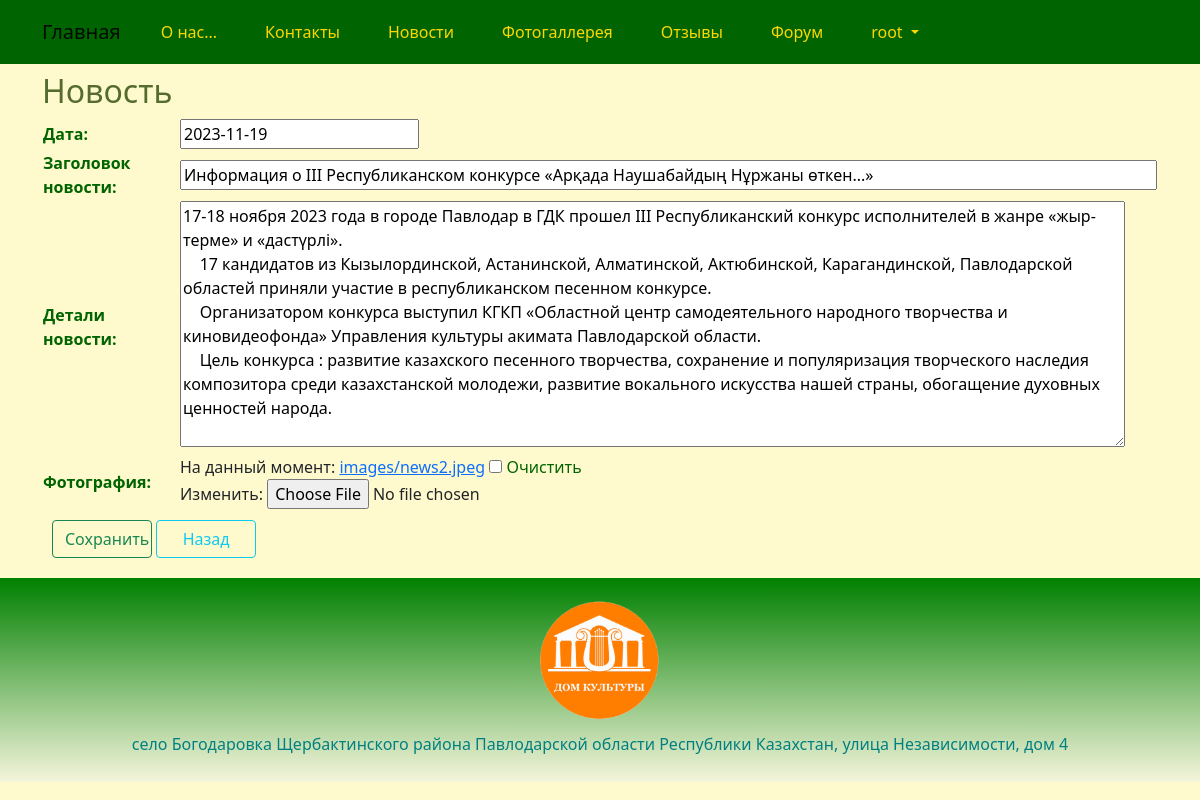
The page /news/edit/2/ (signed in) on the database its author committed.
### house/models.py (models this page shows)
class News(models.Model):
    daten = models.DateTimeField(_('daten'))
    title = models.CharField(_('title_news'), max_length=256)
    details = models.TextField(_('details_news'))
    photo = models.ImageField(_('photo_news'), upload_to='images/', blank=True, null=True)
    class Meta:
        db_table = 'news'
        indexes = [
            models.Index(fields=['daten']),
        ]
        ordering = ['daten']

### house/views.py (the view)
# urls.py: path('news/edit/<int:id>/', views.news_edit, name='news_edit'),
@login_required
@group_required("Managers")
def news_edit(request, id):
    try:
        news = News.objects.get(id=id)
        if request.method == "POST":
            news.daten = request.POST.get("daten")
            news.title = request.POST.get("title")
            news.details = request.POST.get("details")
            if "photo" in request.FILES:
                news.photo = request.FILES["photo"]
            news.save()
            return HttpResponseRedirect(reverse('news_index'))
        else:
            newsform = NewsForm(initial={'daten': news.daten.strftime('%Y-%m-%d'), 'title': news.title, 'details': news.details, 'photo': news.photo })
            return render(request, "news/edit.html", {"form": newsform})
    except News.DoesNotExist:
        return HttpResponseNotFound("<h2>News not found</h2>")

### house/forms.py
class NewsForm(forms.ModelForm):
    class Meta:
        model = News
        fields = ('daten', 'title', 'details', 'photo')
        widgets = {
            'dater': DateTimeInput(format='%d/%m/%Y %H:%M:%S'),
            'title': TextInput(attrs={"size":"100"}),
            'details': Textarea(attrs={'cols': 100, 'rows': 10}),
        }

### house/views.py (called while the page is built)
def group_required(*group_names):
    def in_groups(u):
        if u.is_authenticated:
            if bool(u.groups.filter(name__in=group_names)) | u.is_superuser:
                return True
        return False
    return user_passes_test(in_groups, login_url='403')

### templates/news/edit.html (shortened to what this page needs)
{% extends "base.html" %}
{% load i18n %}
{% block content %}
<h2>{% trans "news" %}</h2>
<form method="POST" enctype="multipart/form-data">
    <table>
        {{ form }}
    </table>
	<div class="div-button-left">
		<button type="submit" class="btn btn-outline-success" style="width:100px">{% trans "Save" %}</button>
		<a class="btn btn-outline-info" style="width:100px" href="{% url 'news_index' %}">{% trans "Back" %}</a>
	</div>
</form>
{% endblock content %}

### templates/base.html (shortened to what this page needs)
<!DOCTYPE html>
{% load static %}
{% load i18n %}
<html>
<head>
	<link href="https://cdn.jsdelivr.net/npm/bootstrap@5.0.2/dist/css/bootstrap.min.css" rel="stylesheet">
	<link rel="stylesheet" href="{% static 'css/styles.css' %}" />
	<link rel="stylesheet" href="{% static 'css/choosen.css' %}" />
</head>
	<nav class="navbar navbar-expand-lg navbar-light justify-content-center">
		<div class="container">
			<a class="navbar-brand" href="{{ HTTP_HOST }}/">{% trans "Home" %}</a>
			<div class="collapse navbar-collapse" id="mainMenu">
				<ul class="navbar-nav me-auto mb-2 mb-lg-0">
					<li class="nav-link">
						<a class="dropdown-item" href="{% url 'about' %}">{% trans "about" %}</a>
					</li>
					<li class="nav-link">
						<a class="dropdown-item" href="{% url 'contact' %}">{% trans "contacts" %}</a>
					</li>
					<li class="nav-link">
						<a class="dropdown-item" href="{% url 'news_list' %}">{% trans "newss" %}</a>
					</li>
					<li class="nav-link">
						<a class="dropdown-item" href="{% url 'photogallery' %}">{% trans "photogallery" %}</a>
					</li>
					<li class="nav-link">
						<a class="dropdown-item" href="{% url 'reviews_list' %}">{% trans "reviews" %}</a>
					</li>
					{% if user.is_authenticated %}
						<li class="nav-link">
							<a class="dropdown-item" href="{% url 'forum' %}">{% trans "forum" %}</a>
						</li>
						<li class="nav-link dropdown">
							<a class="dropdown-item dropdown-toggle" href="#" id="navbarDropdown" role="button" data-bs-toggle="dropdown" aria-expanded="false">
							{{ user.username }}
							</a>
						</li>
					{% else %}
						<form class="form-inline ml-auto">
							<a href="{% url 'login' %}" class="btn btn-outline-secondary">{% trans "Log In" %}</a>
							<a href="{% url 'signup' %}" class="btn btn-primary ml-2">{% trans "Sign up" %}</a>
						</form>
					{% endif %}
						{% get_current_language as LANGUAGE_CODE %}
						{% get_available_languages as LANGUAGES %}
						{% get_language_info_list for LANGUAGES as languages %}
				</ul>
			</div>
		</div>
	</nav>
<body>
	<div class="container">
		{% block content%}{% endblock content %}
	</div>
</body>
<footer class="container-fluid text-center bg-lightgray">
	<div class="copyrights">
		<img src="{% static 'images/logo.png' %}" alt="logo" style="height:144px; padding: 10px;">
	</div>
	<p>село Богодаровка Щербактинского района Павлодарской области Республики Казахстан, улица Независимости, дом 4</p>
</footer>
<link rel="stylesheet" href="https://cdn.datatables.net/1.11.2/css/jquery.dataTables.min.css">
<link href="{% static 'css/jquery.fancybox.min.css' %}" rel="stylesheet">
</html>

### static/css/styles.css (style rules this page uses)
:root { --navbar-background-color: DarkGreen; --navbar-text-color: Gold; --main-background-color-light: LemonChiffon; --main-background-color-dark: PaleGoldenrod; --main-text-color: DarkGreen; --main-header-color: DarkOliveGreen; --main-text-attention-color: Purple; --footer-background-color-light: Beige; --footer-background-color-dark: Green; --footer-text-color: Teal; --card-background-color-light: LemonChiffon; --card-background-color-dark: PaleGoldenrod; --card-text-color: SeaGreen; --table-background-color-light: LemonChiffon; --table-background-color-dark: PaleGoldenrod; --table-text-color: DarkGreen; --star-size: 30px; --star-color: Yellow; --star-background: Gold ; }
.navbar { background-color: var(--navbar-background-color); color: var(--navbar-text-color); }
.navbar .navbar-nav, .navbar .navbar-nav .navbar-text { color: var(--navbar-text-color); }
.navbar ul { background-color: var(--navbar-background-color); color: var(--navbar-text-color); }
.navbar li { background-color: var(--navbar-background-color); color: var(--navbar-text-color); }
.navbar a { background-color: var(--navbar-background-color); color: var(--navbar-text-color); }
.navbar-brand { background-color: var(--navbar-background-color); color: var(--navbar-text-color); }
.nav-link a { background-color: var(--navbar-background-color); color: var(--navbar-text-color); }
body { background-color: var(--main-background-color-light); }
h1, h2, h3, h4, h5, h6 { color: var(--main-header-color); }
p, ul, li, label { color: var(--main-text-color); }
.div-button-left { text-align: left; padding: 10px; }
footer { background-image: linear-gradient(top, var(--footer-background-color-dark), var(--footer-background-color-light)); background-image: -o-linear-gradient(top, var(--footer-background-color-dark), var(--footer-background-color-light)); background-image: -moz-linear-gradient(top, var(--footer-background-color-dark), var(--footer-background-color-light)); background-image: -webkit-linear-gradient(top, var(--footer-background-color-dark), var(--footer-background-color-light)); margin-top: 10px; padding: 10px; }
footer p { color: var(--footer-text-color); }

### rows shown on the page
News: daten "2023-11-19", title "Информация о III Республиканском конкурсе «Арқада Наушабайдың Нұржаны өткен...»", details "17-18 ноября 2023 года в городе Павлодар в ГДК прошел III Республиканский конкурс исполнителей в жанре «жыр-терме» и «дастүрлі». 17 кандидатов из Кызылординской, Астанинской, Алматинской, Актюбинской, Карагандинской, Павлодарской областей приняли участие в республиканском песенном конкурсе. Организатором конкурса выступил КГКП «Областной центр самодеятельного народного творчества и киновидеофонда» Управления культуры акимата Павлодарской области. Цель конкурса : развитие казахского песенного творчества, сохранение и популяризация творческого наследия композитора среди казахстанской молодежи, развитие вокального искусства нашей страны, обогащение духовных ценностей народа."

### other values the page prints
{{ user.username }} "root"
